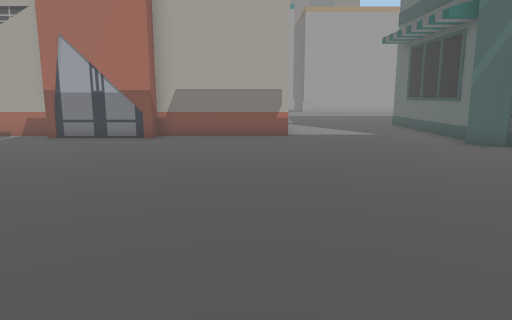
view 1 (above)

18 first-person views from a walk through a Unity game level. The camera is 1.5 m above the floor, tilts 10° down and sees 70° across. The floor is counted in squares, 1 m on a side. Each view is taken from the middle of a square. On the plan, view 1 faces up. The plan holds only what a view shows up to about 16 squares ahead; the rest is blank. The place goes on beyond the plan. The player character is not drawn. Some animated figures are left out. Some surface patterns are stand-ins.

view 2
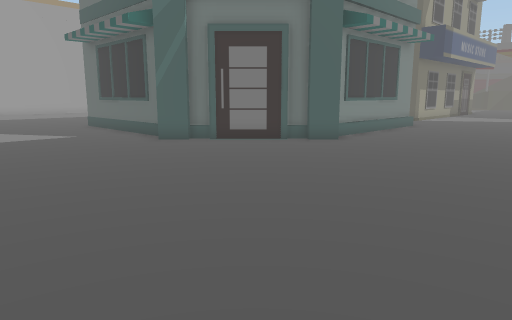

view 3
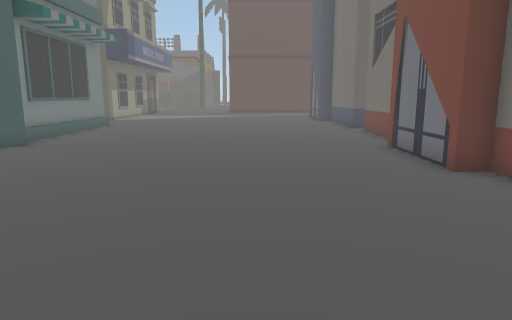

view 4
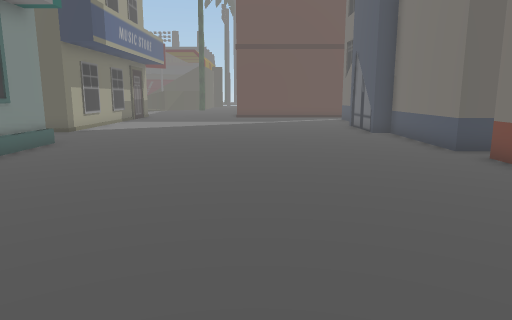

view 5
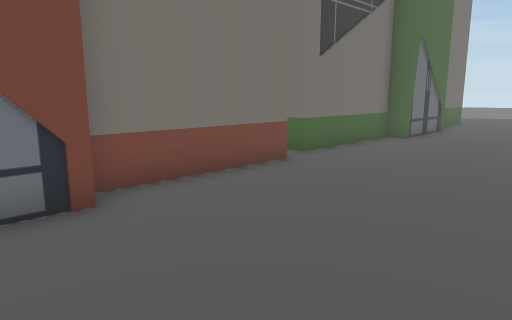

view 6
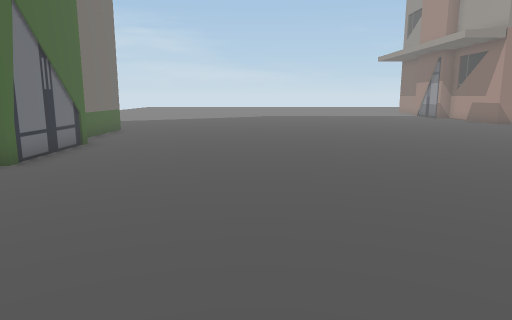

view 7
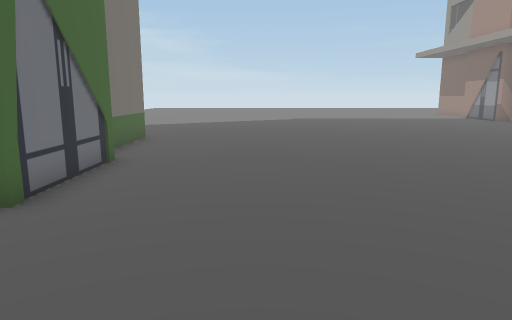

view 8
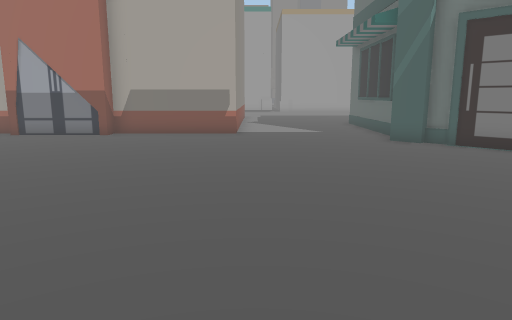

view 9
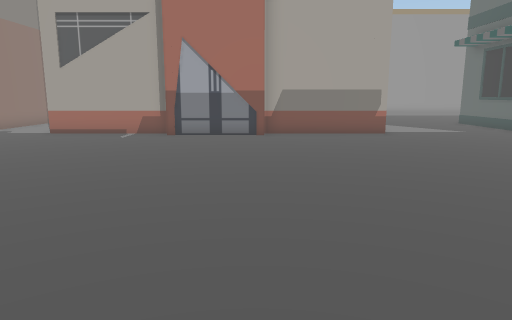

view 10
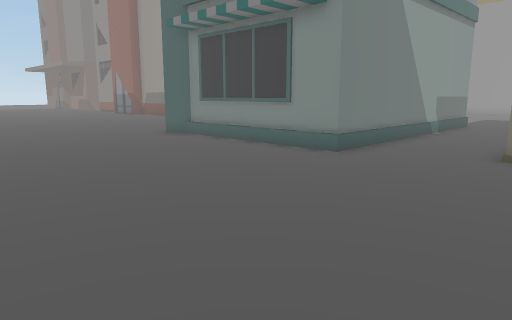

view 11
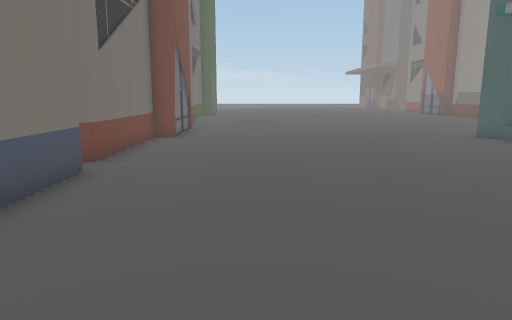

view 12
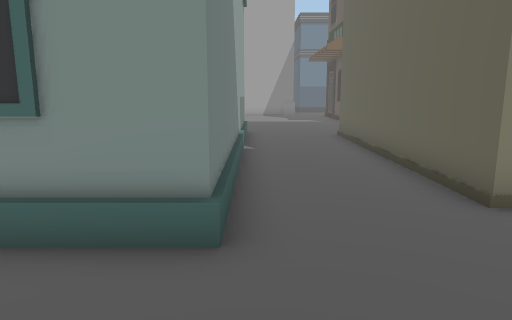

view 13
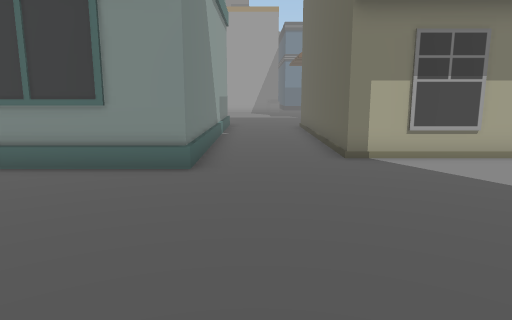

view 14
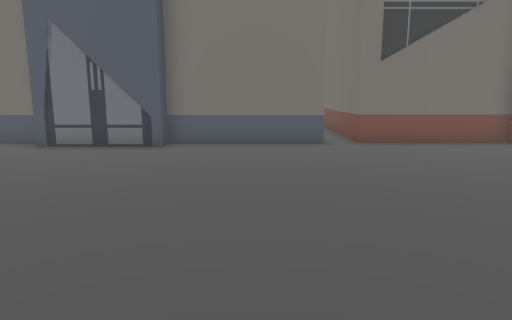

view 15
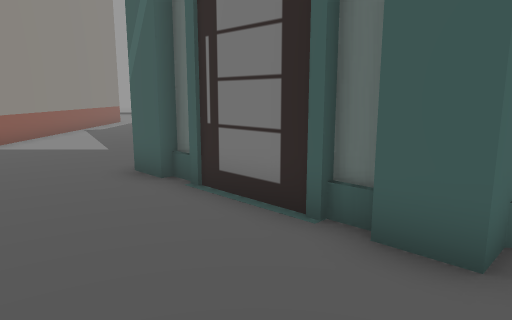

view 16
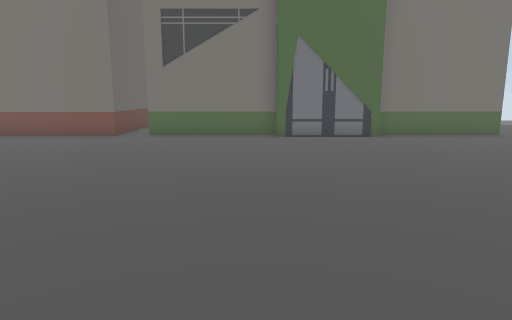

view 17
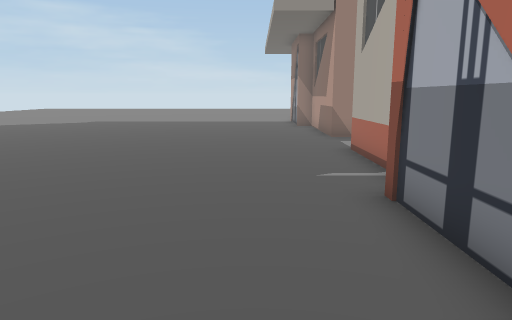

view 18
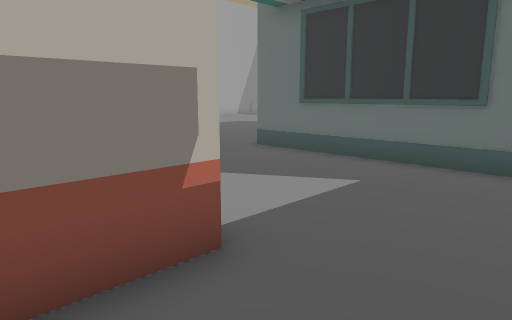

### Floor plan
Key: @ floor where view 1 was taken; # wall or solid block; . floor; B building.
Columns run from 12 left of view 1 to 24 right of it. Each row starts with its distance up from view 1.
 17              B.....B          B...#
 16              B.....B          B...#
 15              B.....B          B...#
 14 BBBBB   BBBBBB.....B          B...#
 13 .....BBBB..........B          B...#
 12 ...................B          B...#
 11 ...................BB         B...#
 10 ....................BB        B...#
  9 .....................BB       B...###
  8 ......................BBBBBBBBB......
  7 .......................B.............
  6 .....................................
  5 .....................................
  4 ....................................
  3 ....................................
  2 .....................................
  1 .....................................
  0 ............@........................
 -1 .....................................
 -2 .....................................
 -3 .....................................
 -4 .....B..B..........BBBBB..........BBB
 -5 BBBBBBBBBBBBBBBBBBBB   BBBBBBBBBBBB
 -6              BB             B
 -7               B             B

Positions as (right, up) in squares from view 1, and headings:
1: (0, 0), facing up
2: (0, 0), facing up-right
3: (0, 0), facing right
4: (7, 1), facing right
5: (9, 1), facing down-left
6: (4, 1), facing left
7: (1, -1), facing left
8: (2, -1), facing up
9: (-4, -1), facing up
10: (24, -1), facing up-left
11: (24, -1), facing left
12: (19, 4), facing up
13: (20, 0), facing up
14: (19, 7), facing down
15: (9, 4), facing up
16: (-3, 9), facing down
17: (-2, 11), facing left
18: (-1, 11), facing up-right
